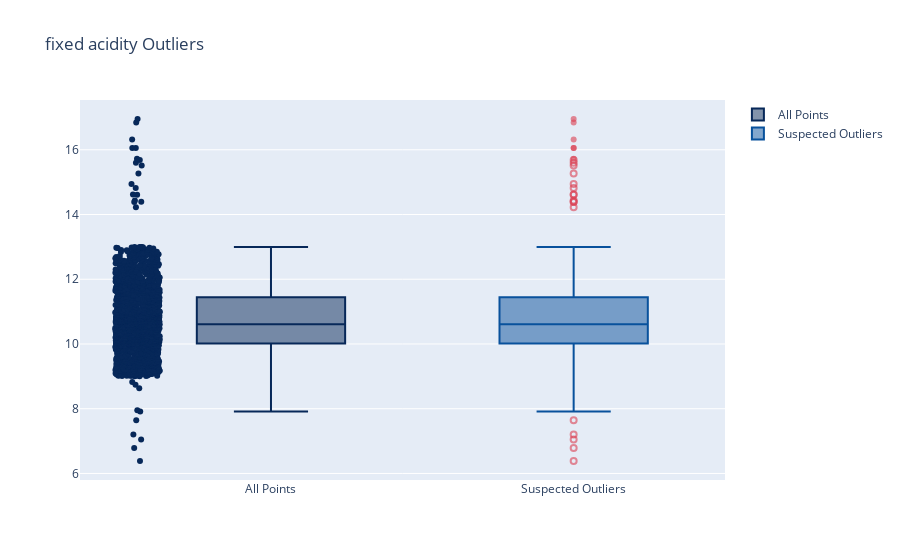
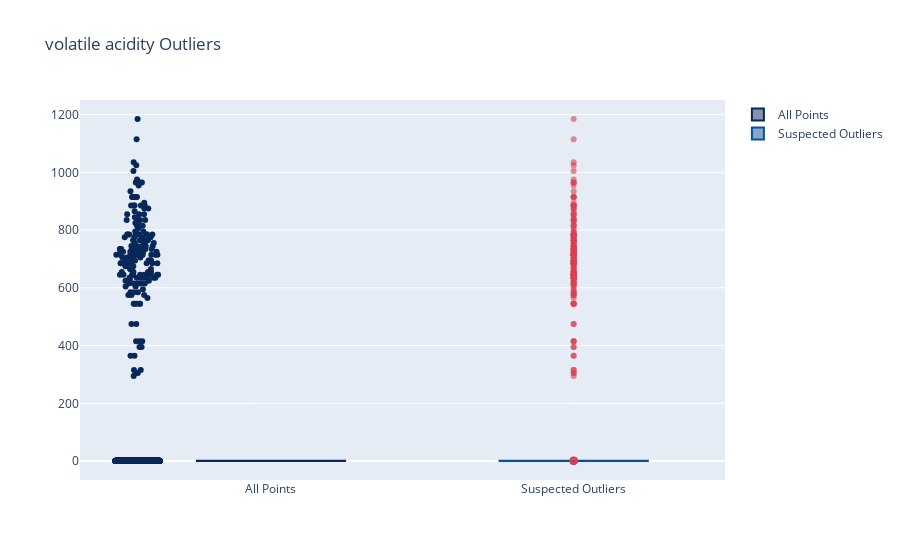
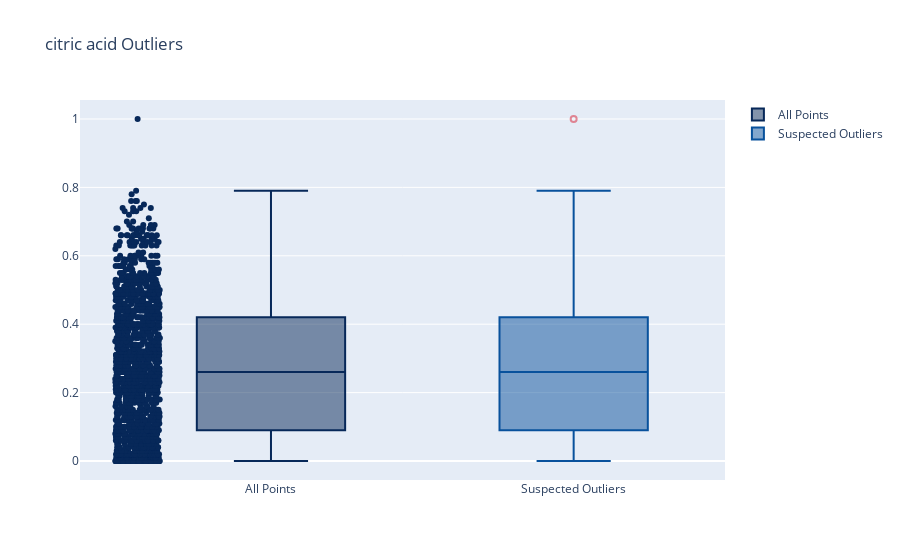
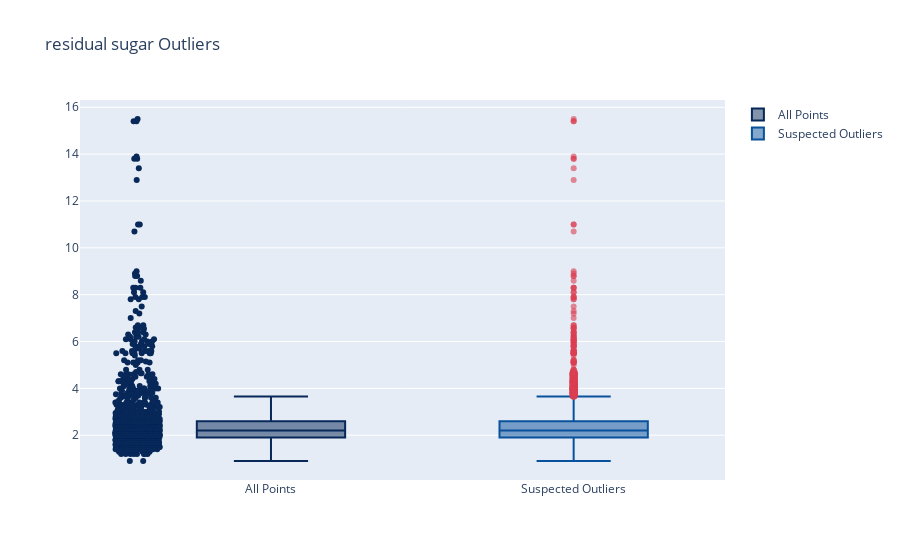

The cell these charts' notebook holds for them, in order:
### Code cell
for col in data.columns:
    OutLiersBox(data,col)

### Figure 1 — Plotly figure (JSON) as saved in the notebook; plotly's stock layout.template omitted (floating-point values rounded to 4 significant figures; data arrays with more than 128 entries replaced by an {"elided": "..."} marker saying what was removed)
{"data": [{"boxpoints": "all", "jitter": 0.3, "line": {"color": "rgb(7,40,89)"}, "marker": {"color": "rgb(7,40,89)"}, "name": "All Points", "pointpos": -1.8, "type": "box", "y": {"elided": "1599 float values"}}, {"boxpoints": "suspectedoutliers", "line": {"color": "rgb(8,81,156)"}, "marker": {"color": "rgba(219, 64, 82, 0.6)", "line": {"outlierwidth": 2}}, "name": "Suspected Outliers", "type": "box", "y": {"elided": "1599 float values"}}], "layout": {"title": {"text": "fixed acidity Outliers"}}}

### Figure 2 — Plotly figure (JSON) as saved in the notebook; plotly's stock layout.template omitted (floating-point values rounded to 4 significant figures; data arrays with more than 128 entries replaced by an {"elided": "..."} marker saying what was removed)
{"data": [{"boxpoints": "all", "jitter": 0.3, "line": {"color": "rgb(7,40,89)"}, "marker": {"color": "rgb(7,40,89)"}, "name": "All Points", "pointpos": -1.8, "type": "box", "y": {"elided": "1599 float values"}}, {"boxpoints": "suspectedoutliers", "line": {"color": "rgb(8,81,156)"}, "marker": {"color": "rgba(219, 64, 82, 0.6)", "line": {"outlierwidth": 2}}, "name": "Suspected Outliers", "type": "box", "y": {"elided": "1599 float values"}}], "layout": {"title": {"text": "volatile acidity Outliers"}}}

### Figure 3 — Plotly figure (JSON) as saved in the notebook; plotly's stock layout.template omitted (floating-point values rounded to 4 significant figures; data arrays with more than 128 entries replaced by an {"elided": "..."} marker saying what was removed)
{"data": [{"boxpoints": "all", "jitter": 0.3, "line": {"color": "rgb(7,40,89)"}, "marker": {"color": "rgb(7,40,89)"}, "name": "All Points", "pointpos": -1.8, "type": "box", "y": {"elided": "1599 float values"}}, {"boxpoints": "suspectedoutliers", "line": {"color": "rgb(8,81,156)"}, "marker": {"color": "rgba(219, 64, 82, 0.6)", "line": {"outlierwidth": 2}}, "name": "Suspected Outliers", "type": "box", "y": {"elided": "1599 float values"}}], "layout": {"title": {"text": "citric acid Outliers"}}}

### Figure 4 — Plotly figure (JSON) as saved in the notebook; plotly's stock layout.template omitted (floating-point values rounded to 4 significant figures; data arrays with more than 128 entries replaced by an {"elided": "..."} marker saying what was removed)
{"data": [{"boxpoints": "all", "jitter": 0.3, "line": {"color": "rgb(7,40,89)"}, "marker": {"color": "rgb(7,40,89)"}, "name": "All Points", "pointpos": -1.8, "type": "box", "y": {"elided": "1599 float values"}}, {"boxpoints": "suspectedoutliers", "line": {"color": "rgb(8,81,156)"}, "marker": {"color": "rgba(219, 64, 82, 0.6)", "line": {"outlierwidth": 2}}, "name": "Suspected Outliers", "type": "box", "y": {"elided": "1599 float values"}}], "layout": {"title": {"text": "residual sugar Outliers"}}}
